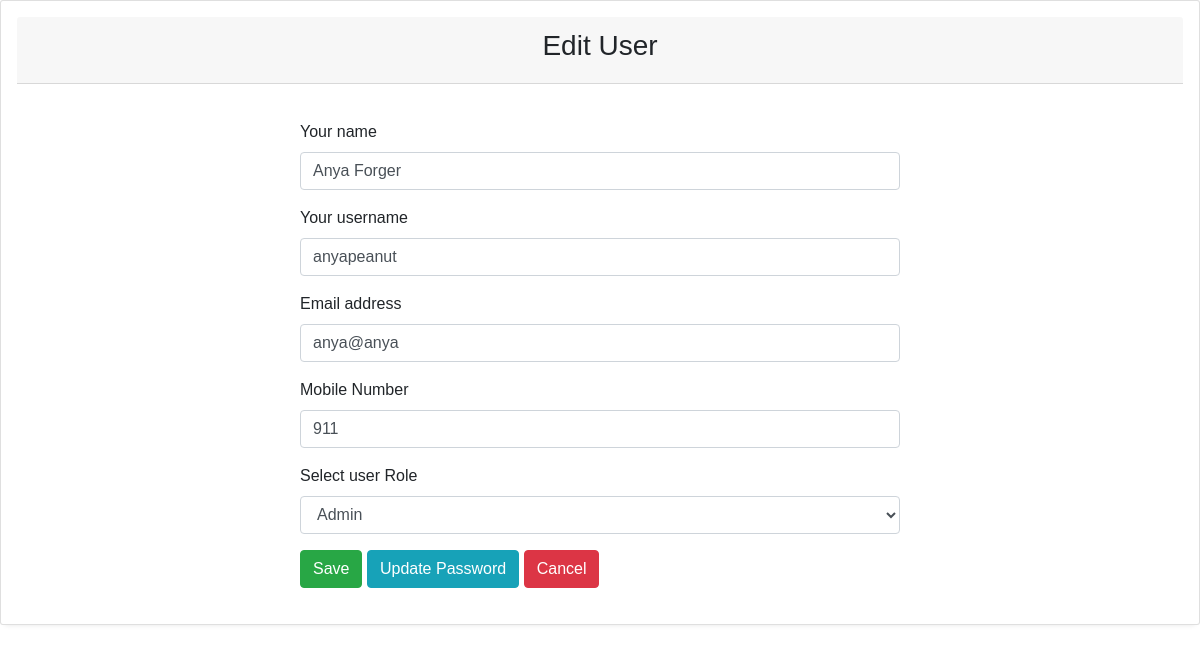
/admin/bus_destination/edit.php?id=1 (signed in), run on the app's committed database.
### tables this page shows
CREATE TABLE `tbl_users` (
  `id` int(11) NOT NULL AUTO_INCREMENT,
  `user_role_id` int(11) DEFAULT NULL,
  `full_name` varchar(255) DEFAULT NULL,
  `username` varchar(50) NOT NULL,
  `email` varchar(255) DEFAULT NULL,
  `mobile` varchar(25) DEFAULT NULL,
  `password` varchar(255) NOT NULL,
  `status` tinyint(1) NOT NULL,
  `created_at` TIMESTAMP DEFAULT CURRENT_TIMESTAMP,
  `updated_at` TIMESTAMP NOT NULL DEFAULT CURRENT_TIMESTAMP ON UPDATE CURRENT_TIMESTAMP,
  PRIMARY KEY (`id`)
);

### admin/bus_destination/edit.php (the view, shortened to what this page needs)
<?php
require_once('../../admin/config.php');
if (isset($_GET['id']) && !empty($_GET['id'])) {
    $userId = $_GET['id'];
    $sql = "SELECT u.*, r.user_role FROM `tbl_users` u INNER JOIN `tbl_user_role` r ON u.user_role_id = r.id WHERE u.id = ?";
    $stmt = $link->prepare($sql);
    $stmt->bind_param("i", $userId);
    $stmt->execute();
    $result = $stmt->get_result();
    if ($result->num_rows === 1) {
        $user = $result->fetch_assoc();
    } else {
        header('location: ../admin/adminuser.php');
        exit;
    }
} else {
    header('location: ../admin/adminuser.php');
    exit;
}
?>
<!DOCTYPE html>
<html lang="en">
<head>
    <link rel="stylesheet" href="https://cdn.datatables.net/1.13.4/css/dataTables.bootstrap5.min.css" />
    <link rel="stylesheet" href="../../assets/bootstrap.min.css">
    <link rel="stylesheet" href="../../assets/styles1.css">
    <link rel="stylesheet" href="https://maxst.icons8.com/vue-static/landings/line-awesome/line-awesome/1.3.0/css/line-awesome.min.css">
</head>
<body>
    <div class="card">
        <div class="card-header">
            <h3 class="text-center">Edit User</h3>
        </div>
        <div class="card-body">
            <div style="width:600px; margin:0px auto">
                <form class="" action="" method="post">
                    <div class="form-group pt-3">
                        <label for="name">Your name</label>
                        <input type="text" name="full_name" class="form-control" value="<?php echo $user['full_name']; ?>">
                    </div>
                    <div class="form-group">
                        <label for="username">Your username</label>
                        <input type="text" name="username" class="form-control" value="<?php echo $user['username']; ?>">
                    </div>
                    <div class="form-group">
                        <label for="email">Email address</label>
                        <input type="email" name="email" class="form-control" value="<?php echo $user['email']; ?>">
                    </div>
                    <div class="form-group">
                        <label for="mobile">Mobile Number</label>
                        <input type="text" name="mobile" class="form-control" value="<?php echo $user['mobile']; ?>">
                    </div>
                    <div class="form-group">
                        <div class="form-group">
                            <label for="sel1">Select user Role</label>
                            <select class="form-control" name="user_role_id" id="user_role_id">
                                <option value="1" <?php if ($user['user_role_id'] == 1) echo 'selected'; ?>>Admin</option>
                            </select>
                        </div>
                    </div>
                    <div>
                        <button type="submit" class="btn btn-success" name="submit">Save</button>
                        <a href="updatepass.php" class="btn btn-info">Update Password</a>
                        <a href="adminuser.php" class="btn btn-danger">Cancel</a>
                    </div>
                </form>
            </div>
        </div>
    </div>
</body>
</html>

### assets/styles1.css (style rules this page uses)
:root { --main-color: #22baa0; --color-dark: #34425a; --text-grey: #b0b0b0; }
* { margin: 0; padding: 0; text-decoration: none; list-style-type: none; box-sizing: border-box; font-family: "Merriweather", sans-serif; }
.card { box-shadow: 0px 5px 5px -5px rgb(0 0 0 / 10%); background: #fff; padding: 1rem; border-radius: 3px; }
input, button, select { outline: none; }

### data on the page
tbl_users: full_name "Anya Forger", username "anyapeanut", email "anya@anya", mobile "911", user_role_id "Admin"
